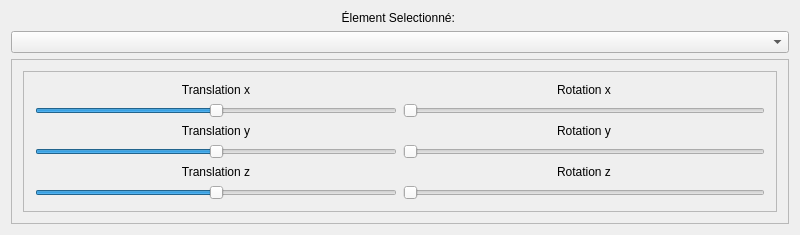
<?xml version="1.0" encoding="UTF-8"?>
<ui version="4.0">
 <class>MainWindow</class>
 <widget class="QMainWindow" name="MainWindow">
  <property name="geometry">
   <rect>
    <x>0</x>
    <y>0</y>
    <width>800</width>
    <height>228</height>
   </rect>
  </property>
  <property name="windowTitle">
   <string>MainWindow</string>
  </property>
  <widget class="QWidget" name="centralWidget">
   <layout class="QGridLayout" name="gridLayout_2">
    <item row="0" column="0">
     <layout class="QGridLayout" name="gridLayout">
      <item row="2" column="1">
       <widget class="QComboBox" name="comboBox"/>
      </item>
      <item row="3" column="1">
       <widget class="QFrame" name="frame">
        <property name="frameShape">
         <enum>QFrame::StyledPanel</enum>
        </property>
        <property name="frameShadow">
         <enum>QFrame::Raised</enum>
        </property>
        <layout class="QGridLayout" name="gridLayout_4">
         <item row="1" column="0">
          <widget class="QFrame" name="frame_2">
           <property name="frameShape">
            <enum>QFrame::StyledPanel</enum>
           </property>
           <property name="frameShadow">
            <enum>QFrame::Raised</enum>
           </property>
           <layout class="QGridLayout" name="gridLayout_5">
            <item row="0" column="0">
             <layout class="QGridLayout" name="gridLayout_3">
              <item row="3" column="0">
               <widget class="QSlider" name="sliderY">
                <property name="minimum">
                 <number>-100</number>
                </property>
                <property name="maximum">
                 <number>100</number>
                </property>
                <property name="orientation">
                 <enum>Qt::Horizontal</enum>
                </property>
                <property name="tickPosition">
                 <enum>QSlider::NoTicks</enum>
                </property>
               </widget>
              </item>
              <item row="0" column="0">
               <widget class="QLabel" name="label">
                <property name="text">
                 <string>Translation x</string>
                </property>
                <property name="alignment">
                 <set>Qt::AlignCenter</set>
                </property>
               </widget>
              </item>
              <item row="5" column="0">
               <widget class="QSlider" name="sliderZ">
                <property name="minimum">
                 <number>-100</number>
                </property>
                <property name="maximum">
                 <number>100</number>
                </property>
                <property name="orientation">
                 <enum>Qt::Horizontal</enum>
                </property>
               </widget>
              </item>
              <item row="1" column="0">
               <widget class="QSlider" name="sliderX">
                <property name="minimum">
                 <number>-100</number>
                </property>
                <property name="maximum">
                 <number>100</number>
                </property>
                <property name="orientation">
                 <enum>Qt::Horizontal</enum>
                </property>
               </widget>
              </item>
              <item row="2" column="0">
               <widget class="QLabel" name="label_2">
                <property name="text">
                 <string>Translation y</string>
                </property>
                <property name="alignment">
                 <set>Qt::AlignCenter</set>
                </property>
               </widget>
              </item>
              <item row="4" column="0">
               <widget class="QLabel" name="label_3">
                <property name="text">
                 <string>Translation z</string>
                </property>
                <property name="alignment">
                 <set>Qt::AlignCenter</set>
                </property>
               </widget>
              </item>
              <item row="1" column="1">
               <widget class="QSlider" name="sliderRx">
                <property name="minimum">
                 <number>0</number>
                </property>
                <property name="maximum">
                 <number>360</number>
                </property>
                <property name="orientation">
                 <enum>Qt::Horizontal</enum>
                </property>
               </widget>
              </item>
              <item row="3" column="1">
               <widget class="QSlider" name="sliderRy">
                <property name="maximum">
                 <number>360</number>
                </property>
                <property name="orientation">
                 <enum>Qt::Horizontal</enum>
                </property>
               </widget>
              </item>
              <item row="5" column="1">
               <widget class="QSlider" name="sliderRz">
                <property name="maximum">
                 <number>360</number>
                </property>
                <property name="orientation">
                 <enum>Qt::Horizontal</enum>
                </property>
               </widget>
              </item>
              <item row="0" column="1">
               <widget class="QLabel" name="label_4">
                <property name="text">
                 <string>Rotation x</string>
                </property>
                <property name="alignment">
                 <set>Qt::AlignCenter</set>
                </property>
               </widget>
              </item>
              <item row="2" column="1">
               <widget class="QLabel" name="label_5">
                <property name="text">
                 <string>Rotation y</string>
                </property>
                <property name="alignment">
                 <set>Qt::AlignCenter</set>
                </property>
               </widget>
              </item>
              <item row="4" column="1">
               <widget class="QLabel" name="label_6">
                <property name="text">
                 <string>Rotation z</string>
                </property>
                <property name="alignment">
                 <set>Qt::AlignCenter</set>
                </property>
               </widget>
              </item>
             </layout>
            </item>
           </layout>
          </widget>
         </item>
        </layout>
       </widget>
      </item>
      <item row="1" column="1">
       <widget class="QLabel" name="label_7">
        <property name="text">
         <string>Élement Selectionné: </string>
        </property>
        <property name="alignment">
         <set>Qt::AlignCenter</set>
        </property>
       </widget>
      </item>
     </layout>
    </item>
   </layout>
  </widget>
 </widget>
 <layoutdefault spacing="6" margin="11"/>
 <resources/>
 <connections/>
</ui>
